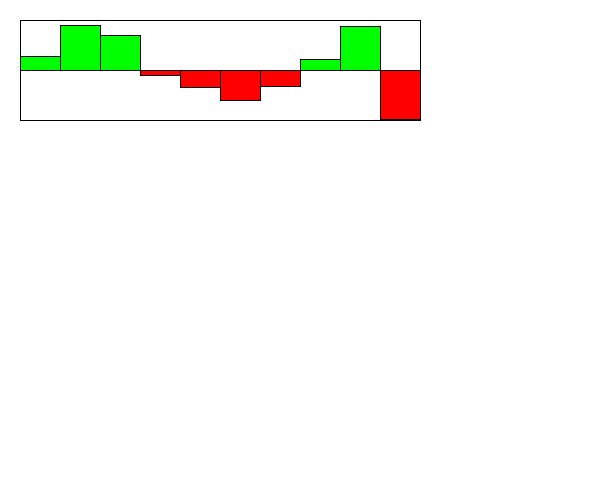
Frame 1 (no input)
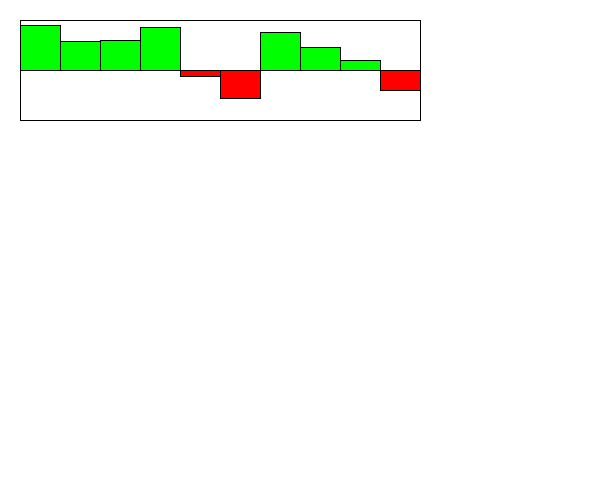
Frame 60 (the mouse pressed at the canvas centre just before this capture)
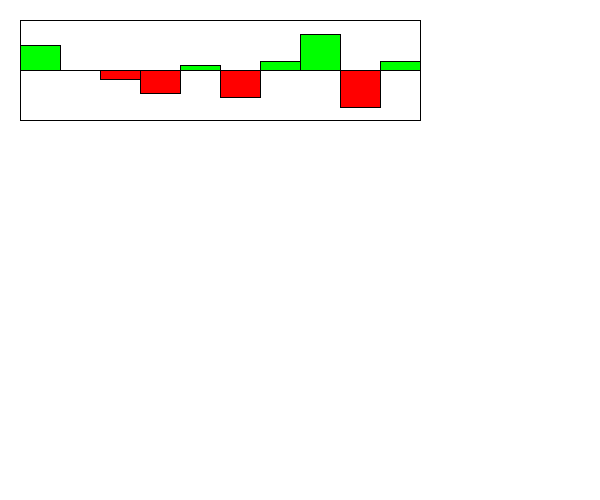
Frame 120 (the mouse held since frame 60 and released just before this capture)

The Processing sketch that drew these frames (run headless with seeded random() and noise(); from frame 60 on, the mouse is pressed at the canvas centre):

// Processing sketch: Section1
// ── Section1.pde
int MAX_VALUE = 100;
int MIN_VALUE = -100;
Visualizer v;

/*You are simulating a visualizer of multiple values
 You need to create a display method first. 
 Then you can make a method that changes the values each time the update is called. 
 */
class Visualizer {
  float x, y;
  int h, w;
  float [] values;
  float [] speeds;
  Visualizer(float x, float y, int variableSize, int h, int w) {
    this.x = x;
    this.y = y;
    values = new float[variableSize];
    speeds = new float[variableSize];
    this.h = h;
    this.w = w;
    for (int i = 0; i < values.length; i++) {
      values[i] = random(-(h/2)-1, (h/2)-1);
      speeds[i] = random(2);
    }
  }

  void display() {
    //draw the bars equally spaced inside this box. 
    //You can assume 10, but it would be even better 
    //if you could modify it to be larger increments.
    fill(255);
    rect(x, y, w, h);
    //This is a 200x400 box.
    //The width of the visualizer is 400! This rect is the border

    //the line is the 0 y-value, the top is 100, the bottom is -100
    line(x, y+(h/2), x+w, y+(h/2));

    //You need to use a loop. You need to make the HEIGHT of the bars 
    //the values in the array.
    //Negative values are red, and go below the line.
    //Positive values are green and go above the line.

    //???WRITE THIS METHOD FIRST!!!
    //THESE ARE WRONG: They just illustrate how they could look
    //fill(255, 0, 0);
    //rect(x+40, y+100, 60, 50);
    //fill(0, 255, 0);
    //rect(x+120, y+50, 60, 50);
    int widthBar = w / values.length;
    for (int i = 0; i < values.length; i++) {
      if (values[i] >= 0) {
        fill(0, 255, 0);
        rect(x + widthBar * i, y + (h/2), widthBar, -values[i]);
      } else {
        fill(255, 0, 0);
        rect(x + widthBar * i, y + (h/2), widthBar, -values[i]);
      }
    }
    //Width of the visualizer is 400!
  }
  void update() {
    //???WRITE THIS METHOD SECOND!!!
    for (int i = 0; i < values.length; i++) {
      values[i] += speeds[i]; //the speed updates the values. Do not touch this.
      //??? reverse the speeds so the bar oscillates up/down when it reaches max/min
      if (values[i] >= (h/2)|| values[i] <= -(h/2)) {
        speeds[i] *= -1;
      }
    }
  }
}

void setup() {
  size(600, 500);
  v = new Visualizer(20, 20, 10, 100, 400);
}
void draw() {
  background(255);
  v.display();
  v.update();
}
